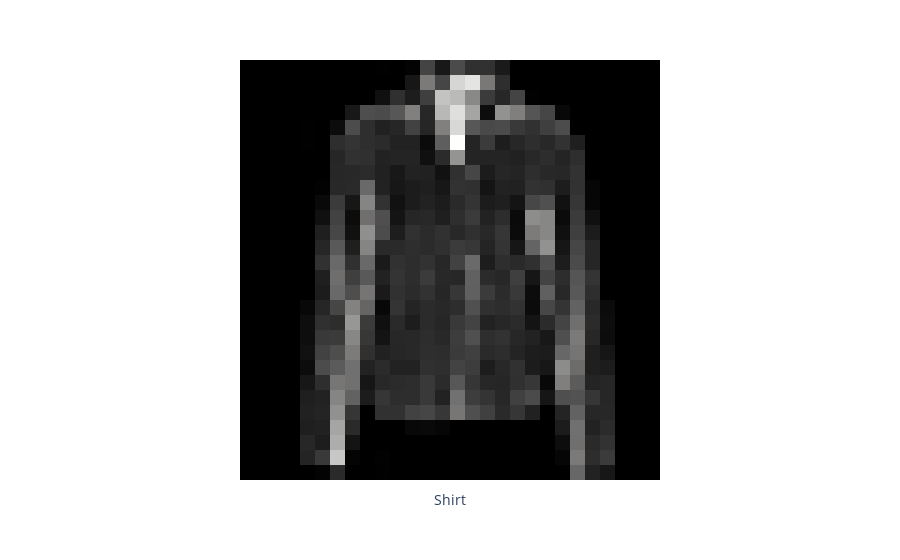

Here is the notebook cell this chart was saved with:
### Code cell
idx = 107
showImage(test_data_wrng_pred[idx].cpu(), test_wrong_gt[idx])
print(class_names[wrong_pred[idx]])

### Figure 1 — Plotly figure (JSON) as saved in the notebook; plotly's stock layout.template omitted (floating-point values rounded to 4 significant figures; data arrays with more than 128 entries replaced by an {"elided": "..."} marker saying what was removed)
{"data": [{"coloraxis": "coloraxis", "hovertemplate": "Shirt: %{x}<br>y: %{y}<br>color: %{z}<extra></extra>", "name": "0", "type": "heatmap", "xaxis": "x", "yaxis": "y", "z": {"elided": "28x28 int values"}}], "layout": {"coloraxis": {"colorscale": [[0, "rgb(0, 0, 0)"], [0.09091, "rgb(16, 16, 16)"], [0.1818, "rgb(38, 38, 38)"], [0.2727, "rgb(59, 59, 59)"], [0.3636, "rgb(81, 80, 80)"], [0.4545, "rgb(102, 101, 101)"], [0.5455, "rgb(124, 123, 122)"], [0.6364, "rgb(146, 146, 145)"], [0.7273, "rgb(171, 171, 170)"], [0.8182, "rgb(197, 197, 195)"], [0.9091, "rgb(224, 224, 223)"], [1, "rgb(254, 254, 253)"]], "showscale": false}, "margin": {"t": 60}, "xaxis": {"anchor": "y", "constrain": "domain", "domain": [0, 1], "scaleanchor": "y", "showticklabels": false, "title": {"text": "Shirt"}}, "yaxis": {"anchor": "x", "autorange": "reversed", "constrain": "domain", "domain": [0, 1], "showticklabels": false}}}
